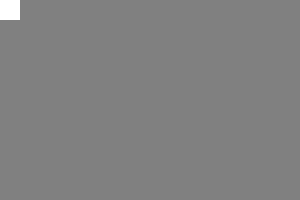
Frame 1 (no input)
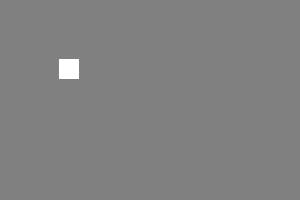
Frame 60 (the mouse pressed at the canvas centre just before this capture)
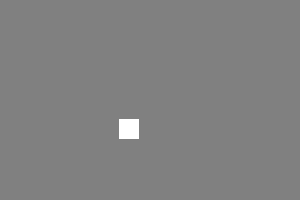
Frame 120 (the mouse held since frame 60 and released just before this capture)

The Processing sketch that drew these frames (run headless with seeded random() and noise(); from frame 60 on, the mouse is pressed at the canvas centre):

// Processing sketch: processing_37504
// ── processing_37504.pde

int x=0;
int y=0;
int a=1;
int b=1;
 
void setup () {
  size (300,200);
  smooth();
}
 
void draw() {
  background(128);
  noStroke();
  rect(x,y,20,20);
  x=x+1*a; 
  y=y+1*b;
  
  if((x<=0) || (x+20>=300)) 
  {
    a=a*-1;     
  }
   
  if((y<=0) || (y+20>=200)) 
  {
    b=b*-1;
  }  
}
